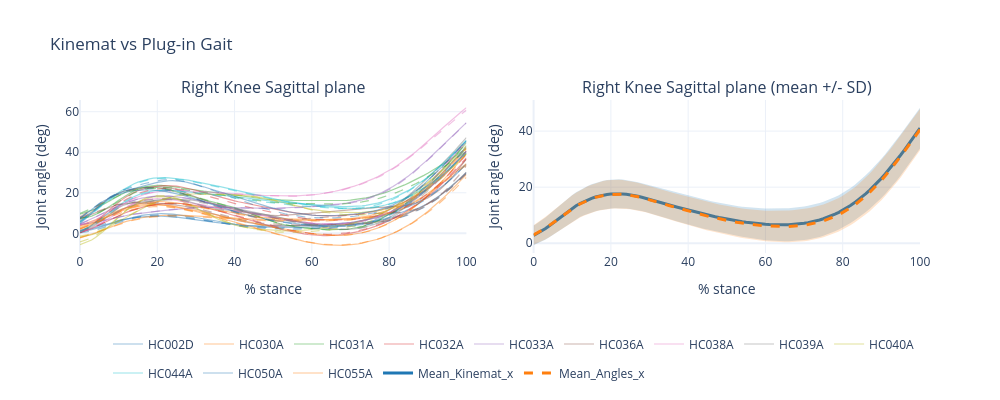

Notebook code for this chart:
### Markdown cell above
### 2 a Plotting individual line plots and mean +/- standard deviation plots

### Code cell
lines_and_events = CompositeRenderer(IndividualLinesRenderer(), EventOverlayRenderer())     # within stuff
ens = Ensembler( in_folder=fld, channels=channels, n_rows=rows, n_cols=cols, subj_list=subj_list, condition_spec=spec)
ens.add_subplot(PlotSpec('Right Knee Sagittal plane', 'Kinemat_x', companions=['Angles_x'], row=1, col=1, renderer=IndividualLinesRenderer(), x_label='% stance', y_label='Joint angle (deg)'))
ens.add_subplot(PlotSpec('Right Knee Sagittal plane (mean +/- SD)', 'Kinemat_x', companions=['Angles_x'], row=1, col=2, renderer=MeanSDRenderer(), x_label='% stance', y_label='Joint angle (deg)'))

fig = ens.build(title='Kinemat vs Plug-in Gait')
fig.show()
